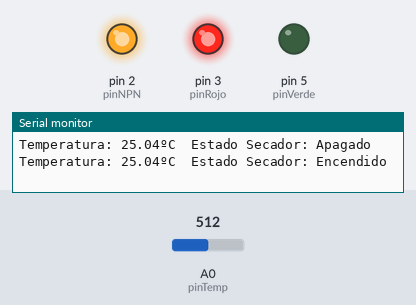
Recording of a sketch running on a simulated Arduino Uno, built with avr-gcc and run on an emulated ATmega328P. Shown: output pins drawn as LEDs (lit = HIGH), the last lines printed to the serial monitor. The test bench sets the inputs (shaded band); at power-on: A0 (pinTemp) = 512.

Above: at 1.8 s.
1.9 s: A0 (pinTemp) set to 613
3.4 s: A0 (pinTemp) set to 646
At 4.3 s:
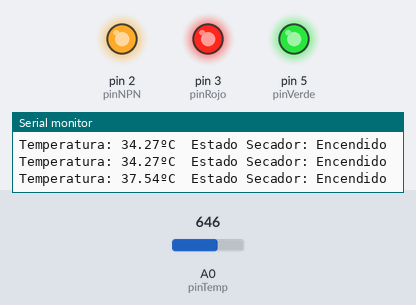
5.5 s: A0 (pinTemp) set to 658
7.2 s: A0 (pinTemp) set to 688
At 11.0 s:
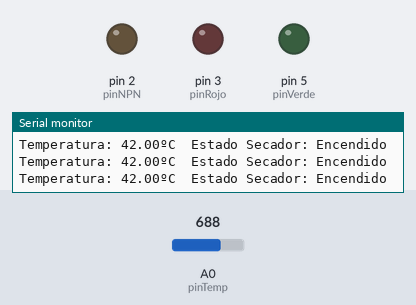
11.3 s: A0 (pinTemp) set to 511
At 16.1 s:
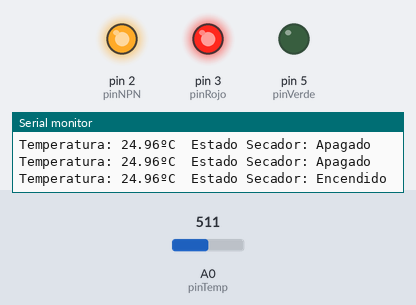
Timing chart, 0 to 16.4 s (numbered marks = the images above; inputs shaded):
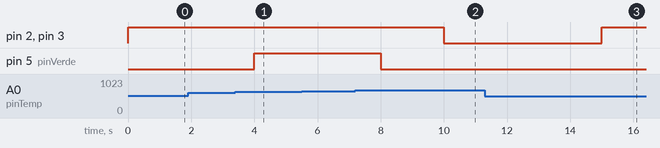

Measured:
- the behaviour switches between 630 and 631 on A0 (pinTemp) (found by bisection; images 0 and 1)
- the behaviour switches between 669 and 670 on A0 (pinTemp) (found by bisection; images 1 and 2)
- after the input at 3.4 s, pin 5 (pinVerde): LOW → HIGH after 0.60 s
- after the input at 7.2 s, pin 5 (pinVerde): HIGH → LOW after 0.80 s
- after the input at 11.3 s, pin 2 (pinNPN), pin 3 (pinRojo): LOW → HIGH after 3.7 s

The sketch:

ej14.ino
```cpp
// Cada 1000 ms toma muestra de temperatura
// Led Verde encendido cuando t entre 36-40
// Cada 5000 ms si T < 38 enciende bombilla
// Led Rojo encendido si Bombilla encendida
// Cada 1000 ms enviamos valor t y estado bombilla(0 o 1)

const int pinNPN = 2;
const int pinRojo = 3;
const int pinVerde = 5;
const int pinTemp = A0;
unsigned long ultimaLectura = -1000;
unsigned long periodoLectura = 1000;
unsigned long ultimoControl = -5000;
unsigned long periodoControl = 5000;
byte estadoNPN = LOW;
float sensorValue = 0;

void setup()
{
  pinMode(pinNPN, OUTPUT);
  pinMode(pinRojo, OUTPUT);
  pinMode(pinVerde, OUTPUT);
  Serial.begin(9600);
}


float celsius(float sensorValue) {
  float a, b, rtmp;
  a = (1.0 / (25.0 + 273.15));
  rtmp = ((1023.0 * 10e4) / sensorValue) - 10e4;
  b = (1.0 / 3977.0) * log(rtmp / 10e4);
  return (1.0/(a+b))-273.15;
}


void loop()
{
  unsigned long num = millis();

  if(num - ultimaLectura >= periodoLectura) {
    sensorValue = analogRead(pinTemp);
    ultimaLectura += periodoLectura;
    if (celsius(sensorValue) >= 36 && celsius(sensorValue) <= 40) { // El 4 y el 8 serían 36 y 40
      digitalWrite(pinVerde, HIGH);
    } else {
      digitalWrite(pinVerde, LOW);
    }
    Serial.print("Temperatura: ");
    Serial.print(celsius(sensorValue));
    Serial.print("ºC  Estado Secador: ");
    Serial.println(digitalRead(pinNPN) == HIGH ? "Encendido" : "Apagado");
  }

  if(num - ultimoControl >= periodoControl){
    ultimoControl += periodoControl;
    if(celsius(sensorValue) < 38){
      digitalWrite(pinRojo, HIGH);
      digitalWrite(pinNPN, HIGH);
    } else {
      digitalWrite(pinRojo, LOW);
      digitalWrite(pinNPN, LOW);
    }
  }

}
```
